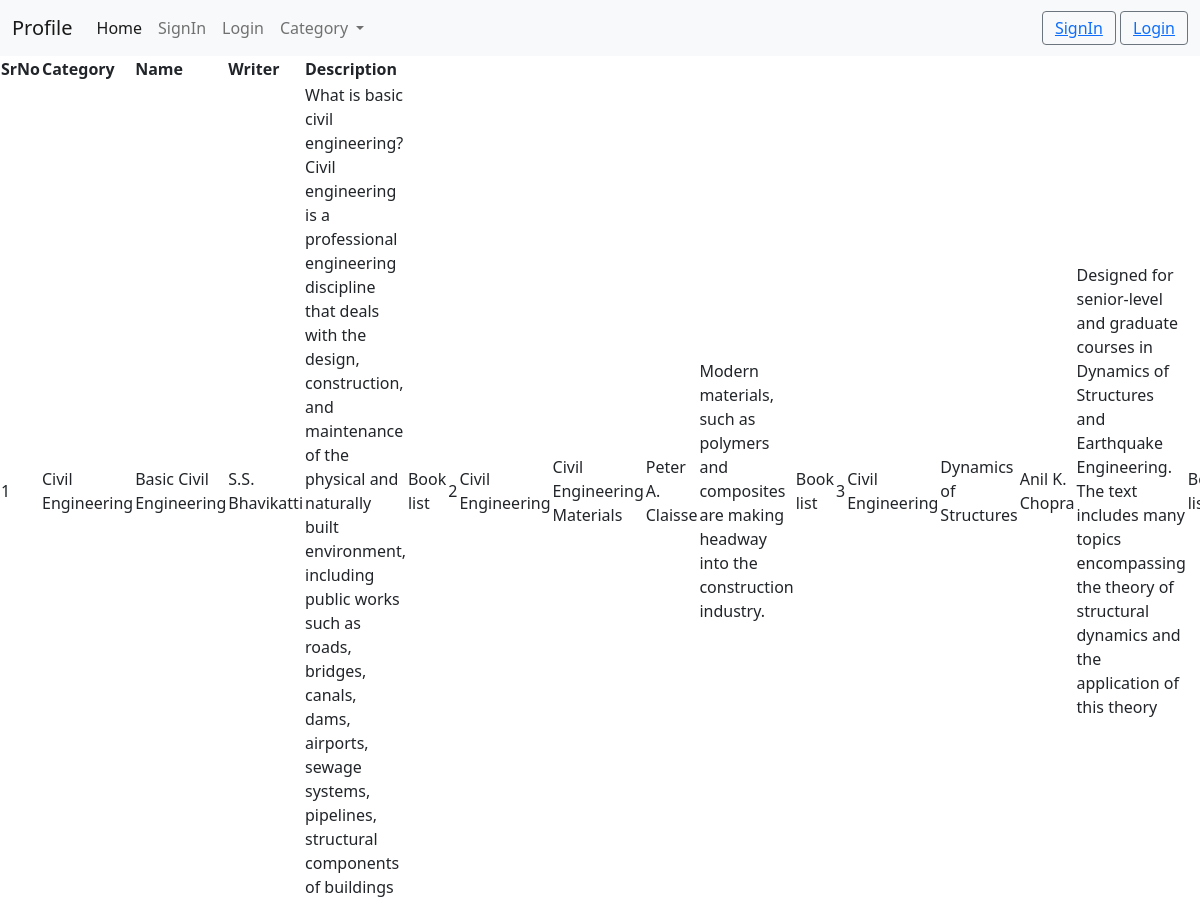
Screenshot of /book_list/5/ with the database file from the repository.
### account/models.py (models this page shows)
class Book(models.Model):
    category = models.ForeignKey(BookCategory,on_delete=models.CASCADE)
    name = models.CharField(max_length = 100)
    writer = models.CharField(max_length =100)
    description = models.CharField(max_length = 700)
    imges=models.ImageField(upload_to='media',blank=True, null=True)
    def __str__(self):
        return self.name

class BookCategory(models.Model):
    category = models.CharField(max_length =100)
    def __str__(self):
        return self.category

### account/views.py (the view)
# urls.py: path("book_list/<int:id>/", views.book_list, name="book_list"),
def book_list(request,id):
    book=Book.objects.filter(category_id=id)
    print("==========",book)
    return render(request,'booklist.html',{'book':book})

### templates/booklist.html (shortened to what this page needs)
{% extends "base.html" %}
{% block body %}
<table>
    <thead>
        <th>SrNo</th>
        <th>Category</th>
        <th>Name</th>
        <th>Writer</th>
        <th>Description</th>
    </thead>
    <tbody>
        <tr>
            {% for i in book %}
            <td>{{forloop.counter}}</td>
            <td>{{i.category}}</td>
            <td>{{i.name}}</td>
            <td>{{i.writer}}</td>
            <td>{{i.description}}</td>
            <td><a href="book_list/"{{i}}></a>Book list</td>
            {% endfor %}
        </tr>
    </tbody>
</table>
{% endblock body %}

### rows the page displays
Book: category "Civil Engineering", name "Basic Civil Engineering", writer "S.S. Bhavikatti", description "What is basic civil engineering? Civil engineering is a professional engineering discipline that deals with the design, construction, and maintenance of the physical and naturally built environment, including public works such as roads, bridges, canals, dams, airports, sewage systems, pipelines, structural components of buildings"
Book: category "Civil Engineering", name "Civil Engineering Materials", writer "Peter A. Claisse", description "Modern materials, such as polymers and composites are making headway into the construction industry."
Book: category "Civil Engineering", name "Dynamics of Structures", writer "Anil K. Chopra", description "Designed for senior-level and graduate courses in Dynamics of Structures and Earthquake Engineering. The text includes many topics encompassing the theory of structural dynamics and the application of this theory"
